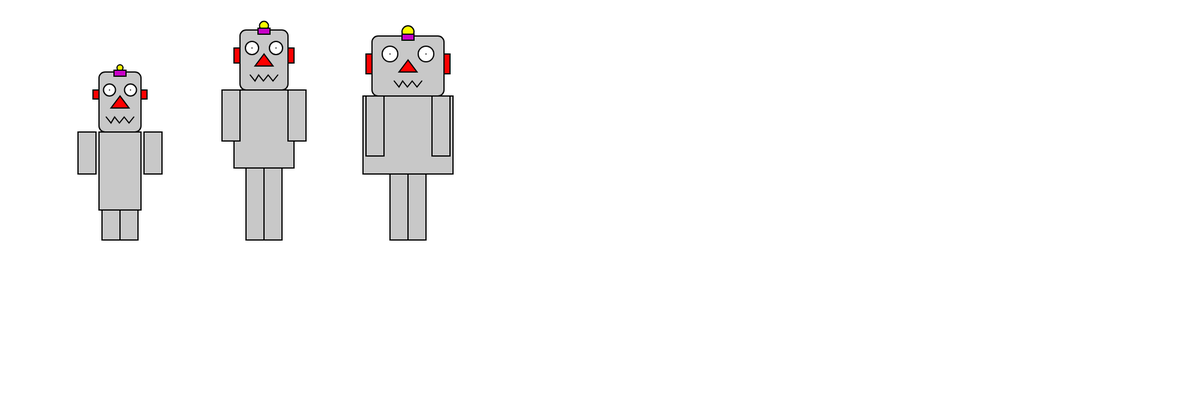
Frame 1 (no input)
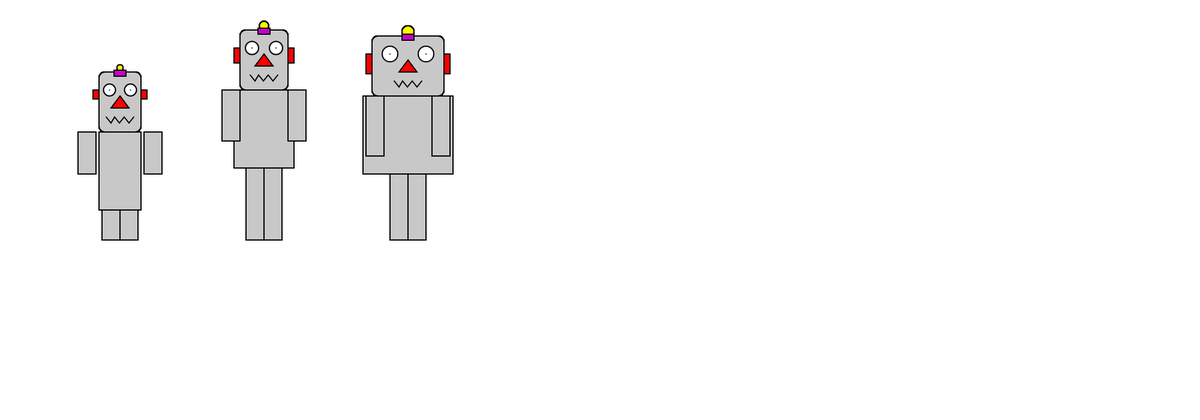
Frame 60 (no input)
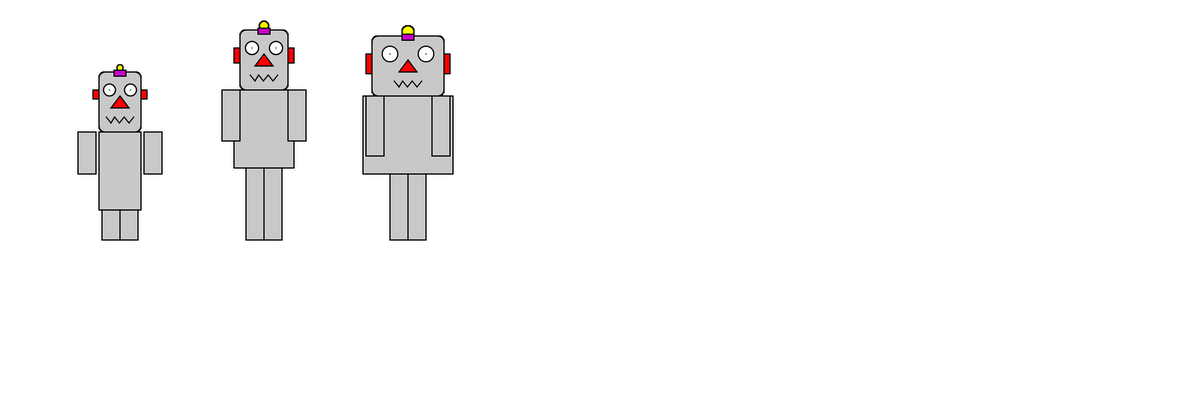
Frame 120 (the mouse pressed at the canvas centre since frame 60)

The p5.js sketch that drew these frames (run headless with seeded random() and noise() and a simulated clock; from frame 60 on, the mouse is pressed at the canvas centre):

// p5.js sketch
// ── sketch.js
//Hack it - we are the robot family

//TASK 1. modify the code so that all three robots are drawn
//TASK 2. try changing the numbers to create your robot family
//TASK 3. create more arrays and use the values in them to add more variation to the robots


var robotWidths;
var robotHeights;
var headWidths;
var distance;
var robotEyes;
var antennaEL;
var ears;
var arms;

function setup()
{
	//create a canvas for the robot
	createCanvas(2000, 700);
    robotWidths = [70,100,150];
    robotHeights = [50,120,110];
    headWidths = [0.7,0.8,1.2];
    robotNose = [];
    robotEyes = [20,22,26];
    distance = 240;
    antennaEL = [10,15,20];
    ears = [15,25,33];
    arms = [70,85,100];

}

function draw()
{
	strokeWeight(2);
    translate(0, 400);

    //ROBOT 1
    translate(200,0);
    
    
for (var i=0; i <3; i++){
    

    fill(200);
    //body
    rect(-robotWidths[i]/2 + distance * i, -robotHeights[i] - 130, robotWidths[i], 130);
    //arms
    rect(-70 + distance * i, -robotHeights[i] - 130, 30, arms[i]);
    rect(40 + distance * i,  -robotHeights[i] - 130, 30, arms[i]);
    //legs
    rect(-30 + distance * i, -robotHeights[i], 30, robotHeights[i]);
    rect(0 + distance * i,  -robotHeights[i], 30, robotHeights[i]);

    //robot heads
    fill(200);
    rect(-50* headWidths[i] + distance * i, -robotHeights[i] - 230, 100* headWidths[i], 100, 10);

    //ears
    fill(255, 0, 0);
    rect(-50 * headWidths[i] - 10 + distance * i, -robotHeights[i] - 200, 10, ears[i]);
    rect(50 * headWidths[i] + distance * i, -robotHeights[i] - 200, 10, ears[i]);

    //robots' antennas
    fill(250, 250, 0);
    ellipse(0 + distance * i, -robotHeights[i] - 237, antennaEL[i], antennaEL[i]);
    fill(200, 0, 200);
    rect(-10 + distance * i, -robotHeights[i] - 233, 20, 10);

    //robot's eyes
    fill(255)
    ellipse(-25 * headWidths[i] + distance * i, -robotHeights[i] - 200, robotEyes[i],robotEyes[i]);
    point(-25 * headWidths[i] + distance * i, -robotHeights[i] - 200);
    ellipse(25 * headWidths[i] + distance * i, -robotHeights[i] - 200, robotEyes[i], robotEyes[i]);
    point(25 * headWidths[i] + distance * i, -robotHeights[i] - 200);

    //robots' nose
    fill(255, 0, 0);
    triangle(0+ distance * i, -robotHeights[i] - 190 , -15 + distance * i, -robotHeights[i] - 170,15 + distance * i, -robotHeights[i] - 170);

    //robot mouth
    noFill();
    beginShape();
    vertex(-23 + distance * i, -robotHeights[i] - 155);
    vertex(-15 + distance * i, -robotHeights[i] - 145);
    vertex(-9 + distance * i, -robotHeights[i] - 155);
    vertex(-1 + distance * i, -robotHeights[i] - 145);
    vertex(7 + distance * i, -robotHeights[i] - 155);
    vertex(15 + distance * i, -robotHeights[i] - 145);
    vertex(23 + distance * i, -robotHeights[i] - 155);
    endShape();
}
        
    

}
